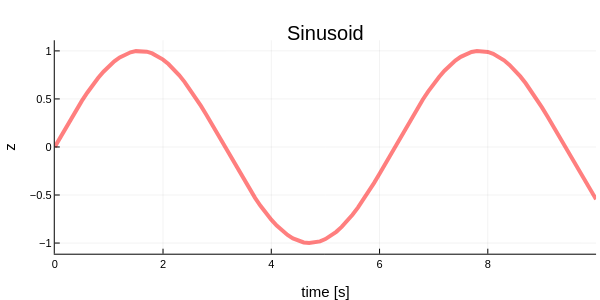

The code cell stored with this chart in its notebook:
### Code cell
# A plot command with more parameters that you can adjust (e.g. smaller size and no "key" box):
fig2 = plot(t, z, linestyle=:solid, linealpha=0.5, linewidth=4, linecolor=:red, size=(600,300), label = "", title = "Sinusoid", xlabel = "time [s]", ylabel = "z");
display(fig2);

### Figure 1 — Plotly figure (JSON) as saved in the notebook; plotly's stock layout.template omitted (floating-point values rounded to 4 significant figures)
{"data": [{"colorbar": {"len": 0.821, "title": "", "x": 0.9934, "y": 0.5116}, "legendgroup": "", "line": {"color": "rgba(255, 0, 0, 0.500)", "dash": "solid", "shape": "linear", "width": 4}, "mode": "lines", "name": "", "showlegend": false, "type": "scatter", "x": [0, 0.1, 0.2, 0.3, 0.4, 0.5, 0.6, 0.7, 0.8, 0.9, 1, 1.1, 1.2, 1.3, 1.4, 1.5, 1.6, 1.7, 1.8, 1.9, 2, 2.1, 2.2, 2.3, 2.4, 2.5, 2.6, 2.7, 2.8, 2.9, 3, 3.1, 3.2, 3.3, 3.4, 3.5, 3.6, 3.7, 3.8, 3.9, 4, 4.1, 4.2, 4.3, 4.4, 4.5, 4.6, 4.7, 4.8, 4.9, 5, 5.1, 5.2, 5.3, 5.4, 5.5, 5.6, 5.7, 5.8, 5.9, 6, 6.1, 6.2, 6.3, 6.4, 6.5, 6.6, 6.7, 6.8, 6.9, 7, 7.1, 7.2, 7.3, 7.4, 7.5, 7.6, 7.7, 7.8, 7.9, 8, 8.1, 8.2, 8.3, 8.4, 8.5, 8.6, 8.7, 8.8, 8.9, 9, 9.1, 9.2, 9.3, 9.4, 9.5, 9.6, 9.7, 9.8, 9.9, 10], "xaxis": "x", "y": [0, 0.09983, 0.1987, 0.2955, 0.3894, 0.4794, 0.5646, 0.6442, 0.7174, 0.7833, 0.8415, 0.8912, 0.932, 0.9636, 0.9854, 0.9975, 0.9996, 0.9917, 0.9738, 0.9463, 0.9093, 0.8632, 0.8085, 0.7457, 0.6755, 0.5985, 0.5155, 0.4274, 0.335, 0.2392, 0.1411, 0.04158, -0.05837, -0.1577, -0.2555, -0.3508, -0.4425, -0.5298, -0.6119, -0.6878, -0.7568, -0.8183, -0.8716, -0.9162, -0.9516, -0.9775, -0.9937, -0.9999, -0.9962, -0.9825, -0.9589, -0.9258, -0.8835, -0.8323, -0.7728, -0.7055, -0.6313, -0.5507, -0.4646, -0.3739, -0.2794, -0.1822, -0.08309, 0.01681, 0.1165, 0.2151, 0.3115, 0.4048, 0.4941, 0.5784, 0.657, 0.729, 0.7937, 0.8504, 0.8987, 0.938, 0.9679, 0.9882, 0.9985, 0.9989, 0.9894, 0.9699, 0.9407, 0.9022, 0.8546, 0.7985, 0.7344, 0.663, 0.5849, 0.501, 0.4121, 0.3191, 0.2229, 0.1245, 0.02478, -0.07515, -0.1743, -0.2718, -0.3665, -0.4575, -0.544], "yaxis": "y"}], "layout": {"annotations": [{"font": {"color": "rgba(0, 0, 0, 1.000)", "family": "sans-serif", "size": 20}, "rotation": 0, "showarrow": false, "text": "Sinusoid", "x": 0.5424, "xanchor": "center", "xref": "paper", "y": 1, "yanchor": "top", "yref": "paper"}], "height": 300, "legend": {"bgcolor": "rgba(255, 255, 255, 1.000)", "bordercolor": "rgba(0, 0, 0, 1.000)", "borderwidth": 1, "font": {"color": "rgba(0, 0, 0, 1.000)", "family": "sans-serif", "size": 11}, "title": {"font": {"color": "rgba(0, 0, 0, 1.000)", "family": "sans-serif", "size": 15}, "text": ""}, "tracegroupgap": 0, "traceorder": "normal", "x": 1, "xanchor": "auto", "y": 1, "yanchor": "auto"}, "margin": {"b": 20, "l": 0, "r": 0, "t": 20}, "paper_bgcolor": "rgba(255, 255, 255, 1.000)", "plot_bgcolor": "rgba(255, 255, 255, 1.000)", "showlegend": true, "width": 600, "xaxis": {"anchor": "y", "domain": [0.09128, 0.9934], "gridcolor": "rgba(0, 0, 0, 0.100)", "gridwidth": 0.5, "linecolor": "rgba(0, 0, 0, 1.000)", "mirror": false, "showgrid": true, "showline": true, "showticklabels": true, "tickangle": 0, "tickcolor": "rgb(0, 0, 0)", "tickfont": {"color": "rgba(0, 0, 0, 1.000)", "family": "sans-serif", "size": 11}, "ticks": "inside", "title": "time [s]", "titlefont": {"color": "rgba(0, 0, 0, 1.000)", "family": "sans-serif", "size": 15}, "type": "-", "visible": true, "zeroline": false, "zerolinecolor": "rgba(0, 0, 0, 1.000)"}, "yaxis": {"anchor": "x", "domain": [0.1011, 0.9221], "gridcolor": "rgba(0, 0, 0, 0.100)", "gridwidth": 0.5, "linecolor": "rgba(0, 0, 0, 1.000)", "mirror": false, "showgrid": true, "showline": true, "showticklabels": true, "tickangle": 0, "tickcolor": "rgb(0, 0, 0)", "tickfont": {"color": "rgba(0, 0, 0, 1.000)", "family": "sans-serif", "size": 11}, "ticks": "inside", "title": "z", "titlefont": {"color": "rgba(0, 0, 0, 1.000)", "family": "sans-serif", "size": 15}, "type": "-", "visible": true, "zeroline": false, "zerolinecolor": "rgba(0, 0, 0, 1.000)"}}}
